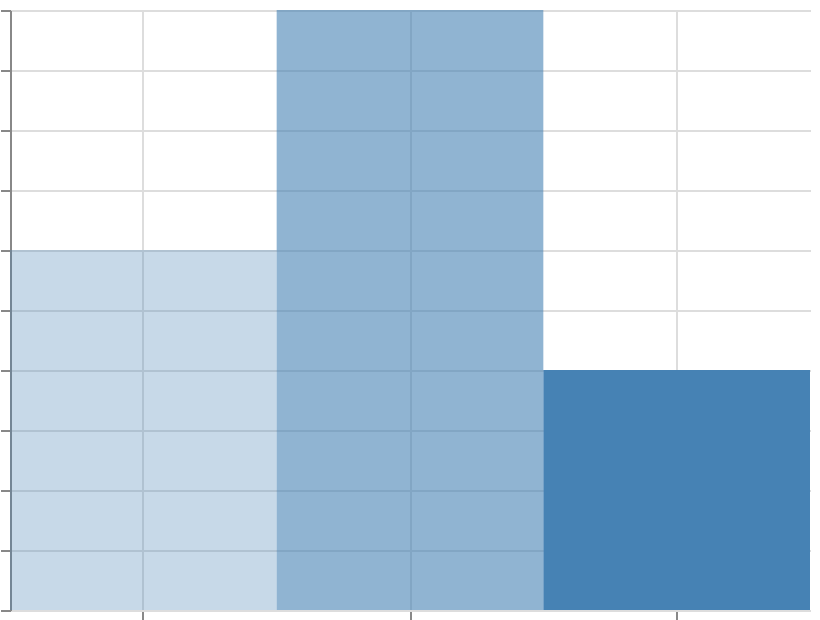

The specification (Vega-Lite) saved for this image:
### Vega specification from a JSON file in a GitHub repository (floating-point values rounded to 4 significant figures)
{"$schema": "https://vega.github.io/schema/vega/v6.json", "width": 400, "height": 300, "padding": 5, "autosize": "none", "data": [{"name": "table", "values": [{"cat": "A", "val": 3, "opacity": 0.3}, {"cat": "B", "val": 5, "opacity": 0.6}, {"cat": "C", "val": 2, "opacity": 1.0}]}], "scales": [{"name": "x", "type": "band", "domain": {"data": "table", "field": "cat", "sort": true}, "range": "width"}, {"name": "y", "type": "linear", "domain": {"data": "table", "field": "val"}, "range": [{"signal": "height"}, 0], "zero": true, "nice": true}], "marks": [{"type": "rect", "from": {"data": "table"}, "encode": {"update": {"x": {"scale": "x", "field": "cat"}, "width": {"scale": "x", "band": 1}, "y": {"scale": "y", "field": "val"}, "y2": {"scale": "y", "value": 0}, "fill": {"value": "steelblue"}, "fillOpacity": {"field": "opacity"}}}}], "axes": [{"scale": "x", "orient": "bottom", "grid": true, "labels": false}, {"scale": "y", "orient": "left", "grid": true, "labels": false}]}
